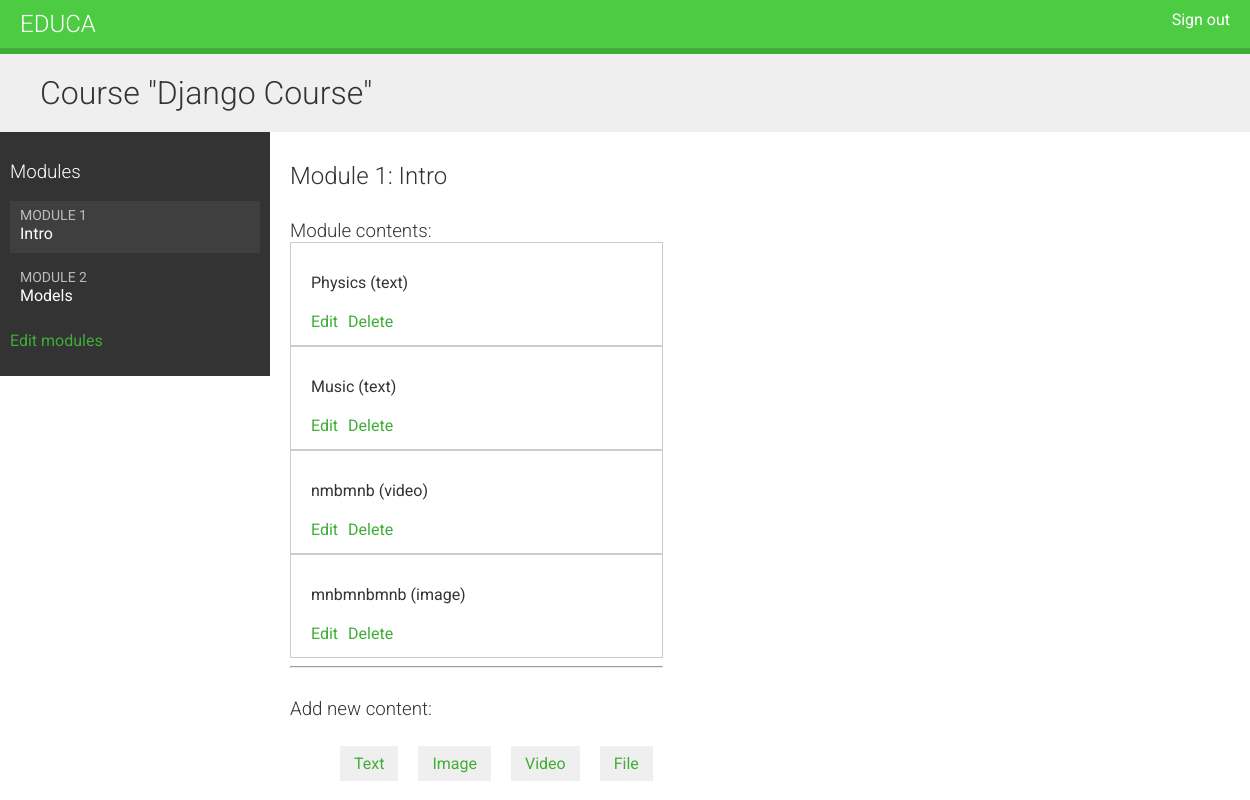
Page /course/module/3/ (signed in) on the committed database.
### courses/models.py (models this page shows, shortened)
class Course(models.Model):
    owner = models.ForeignKey(User, related_name='courses_created')
    subject = models.ForeignKey(Subject, related_name='courses')
    title = models.CharField(max_length=200)
    slug = models.SlugField(max_length=200, unique=True)
    overview = models.TextField()
    created = models.DateTimeField(auto_now_add=True)
    students = models.ManyToManyField(User, related_name='courses_joined', blank=True)
    class Meta:
        ordering = ('-created',)

class Module(models.Model):
    course = models.ForeignKey(Course, related_name='modules')
    title = models.CharField(max_length=200)
    description = models.TextField(blank=True)
    order = OrderField(blank=True, for_fields=['course'])
    class Meta:
        ordering = ['order']

class Content(models.Model):
    module = models.ForeignKey(Module, related_name='contents')
    content_type = models.ForeignKey(ContentType, limit_choices_to={'model__in':('text','video','image','file')})
    object_id = models.PositiveIntegerField()
    item = GenericForeignKey('content_type', 'object_id')
    order = OrderField(blank=True, for_fields=['module'])
    class Meta:
        ordering = ['order']

class ItemBase(models.Model):
    owner = models.ForeignKey(User, related_name='%(class)s_related')
    title = models.CharField(max_length=250)
    created = models.DateTimeField(auto_now_add=True)
    updated = models.DateTimeField(auto_now=True)
    class Meta:
        abstract = True
    def __str__(self):
        return self.title

class Text(ItemBase):
    content = models.TextField()

class Video(ItemBase):
    url = models.URLField()

class Image(ItemBase):
       file = models.FileField(upload_to='images')

### courses/views.py (the view)
# urls.py: url(r'^module/(?P<module_id>\d+)/$', views.ModuleContentListView.as_view(), name='module_content_list'),
class ModuleContentListView(TemplateResponseMixin, View):
    template_name = 'courses/manage/module/content_list.html'
    def get(self, request, module_id):
        module = get_object_or_404(Module, id=module_id, course__owner=request.user)
        return self.render_to_response({'module': module})

### courses/templatetags/course.py (called while the page is built)
@register.filter
def model_name(obj):
    try:
        return obj._meta.model_name
    except AttributeError:
        return None

### courses/templates/courses/manage/module/content_list.html (shortened to what this page needs)
{% extends "base.html" %}
{% load course %}
{% block content %}
{% with course=module.course %}
  <h1>Course "{{ course.title }}"</h1>
  <div class="contents">
    <h3>Modules</h3>
    <ul id="modules">
      {% for m in course.modules.all %}
        <li data-id="{{ m.id }}" {% if m == module %}class="selected"{% endif %}>
          <a href="{% url "module_content_list" m.id %}">
            <span>
              Module <span class="order">{{ m.order|add:1 }}</span>
            </span>
            <br>
            {{ m.title }}
          </a>
        </li>
      {% empty %}
        <li>No modules yet.</li>
      {% endfor %}
    </ul>
    <p><a href="{% url "course_module_update" course.id %}">Edit modules</a></p>
  </div>
  <div class="module">
    <h2>Module {{ module.order|add:1 }}: {{ module.title }}</h2>
    <h3>Module contents:</h3>
    <div id="module-contents">
      {% for content in module.contents.all %}
        <div data-id="{{ content.id }}">
          {% with item=content.item %}
            <p>{{ item }} ({{ item|model_name }})</p>
            <a href="{% url "module_content_update" module.id item|model_name item.id %}">Edit</a>
            <form action="{% url "module_content_delete" content.id %}" method="post">
              <input type="submit" value="Delete">
            </form>
          {% endwith %}
        </div>
      {% empty %}
        <p>This module has no contents yet.</p>
      {% endfor %}
    </div>
    <hr>
    <h3>Add new content:</h3>
    <ul class="content-types">
      <li><a href="{% url "module_content_create" module.id "text" %}">Text</a></li>
      <li><a href="{% url "module_content_create" module.id "image" %}">Image</a></li>
      <li><a href="{% url "module_content_create" module.id "video" %}">Video</a></li>
      <li><a href="{% url "module_content_create" module.id "file" %}">File</a></li>
    </ul>
  </div>
{% endwith %}
{% endblock %}

### courses/static/css/base.css (style rules this page uses)
body { margin:0; font-family:'Roboto', sans-serif; font-weight:400; color:#333; }
a { color:#3fad37; text-decoration:none; }
h1, h2, h3, h4, h5, h6 { font-family:'Roboto', sans-serif; font-weight:300; }
h1 { background:#efefef; width:100%; overflow:auto; padding:20px 0 20px 40px; margin:0; }
.module { overflow:auto; }
.module h3 { margin:30px 0 0; padding:0; width:100%; }
.module p { margin:10px 0 20px; width:100%; float:left; }
.contents { width:20%; padding:10px; float:left; background:#333; color: #fff; font-family:'Roboto', sans-serif; }
.contents ul { list-style:none; margin:0; padding:0; }
.contents ul li { margin:0 0 10px 0; padding:4px 10px 10px; overflow:auto; }
.contents ul li.selected { background:#3f3f3f; }
.contents ul span { text-transform:uppercase; color:#bbb; font-size:14px; }
.contents ul a { display:block; color:#fff; text-decoration:none; }
.module { padding:10px 20px; float:left; }
ul.content-types li { list-style:none; float:left; margin:10px; background:#efefef; padding:8px 14px; }
input, select, textarea { border:1px solid #ccc; border-bottom:3px solid #ccc; padding:8px 12px; font-size:16px; font-family:'Roboto', sans-serif; float:left; clear:both; width:300px; }
input[type=submit], a.button { border-radius:5px; background:#4dcc43; color:#fff; font-size:16px; text-transform:uppercase; border:none; padding:10px 20px; margin:20px 0; }
#module-contents div { padding:20px 20px 4px 20px; border:1px solid #ccc; background:#fff; overflow:auto; }
#module-contents a { float:left; }
#module-contents form { margin:0; padding:0; float:left; }
#module-contents input[type="submit"] { width:auto; background:none; color:#3fad37; margin:0 0 10px 10px; padding:0; text-transform:none; }

### rows in the picture
Course: title "Django Course"
Module: order|add "1", title "Intro"
Module: order|add "2", title "Models"
Content: item "Physics", item|model_name "text"
Content: item "Music", item|model_name "text"
Content: item "nmbmnb", item|model_name "video"
Content: item "mnbmnbmnb", item|model_name "image"
